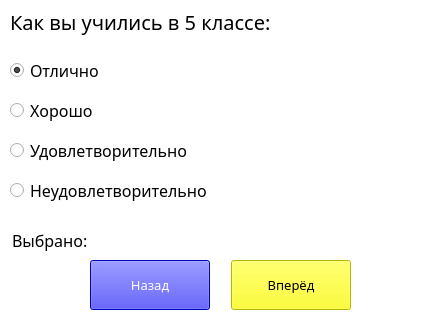
<?xml version="1.0" encoding="UTF-8"?>
<ui version="4.0">
 <class>MainWindow</class>
 <widget class="QMainWindow" name="MainWindow">
  <property name="geometry">
   <rect>
    <x>0</x>
    <y>0</y>
    <width>446</width>
    <height>319</height>
   </rect>
  </property>
  <property name="minimumSize">
   <size>
    <width>446</width>
    <height>319</height>
   </size>
  </property>
  <property name="maximumSize">
   <size>
    <width>446</width>
    <height>319</height>
   </size>
  </property>
  <property name="windowTitle">
   <string>MainWindow</string>
  </property>
  <property name="styleSheet">
   <string notr="true">background-color: rgb(255, 255, 255);</string>
  </property>
  <widget class="QWidget" name="centralwidget">
   <widget class="QLabel" name="label_task">
    <property name="geometry">
     <rect>
      <x>10</x>
      <y>6</y>
      <width>301</width>
      <height>31</height>
     </rect>
    </property>
    <property name="font">
     <font>
      <family>Segoe Print</family>
      <pointsize>15</pointsize>
      <weight>50</weight>
      <italic>false</italic>
      <bold>false</bold>
     </font>
    </property>
    <property name="styleSheet">
     <string notr="true">font: 15pt &quot;Segoe Print&quot;;</string>
    </property>
    <property name="text">
     <string>Как вы учились в 5 классе:</string>
    </property>
   </widget>
   <widget class="QLabel" name="label_img">
    <property name="geometry">
     <rect>
      <x>250</x>
      <y>50</y>
      <width>171</width>
      <height>161</height>
     </rect>
    </property>
    <property name="text">
     <string/>
    </property>
   </widget>
   <widget class="QLabel" name="label_selected">
    <property name="geometry">
     <rect>
      <x>12</x>
      <y>225</y>
      <width>271</width>
      <height>31</height>
     </rect>
    </property>
    <property name="font">
     <font>
      <family>Segoe Print</family>
      <pointsize>12</pointsize>
      <weight>50</weight>
      <italic>false</italic>
      <bold>false</bold>
     </font>
    </property>
    <property name="styleSheet">
     <string notr="true">font: 12pt &quot;Segoe Print&quot;;</string>
    </property>
    <property name="text">
     <string>Выбрано:</string>
    </property>
   </widget>
   <widget class="QPushButton" name="btn_back">
    <property name="geometry">
     <rect>
      <x>90</x>
      <y>260</y>
      <width>120</width>
      <height>50</height>
     </rect>
    </property>
    <property name="font">
     <font>
      <family>Segoe Print</family>
      <pointsize>10</pointsize>
      <weight>50</weight>
      <italic>false</italic>
      <bold>false</bold>
     </font>
    </property>
    <property name="styleSheet">
     <string notr="true">font: 10pt &quot;Segoe Print&quot;;
background-color: rgb(0, 0, 255);
color: rgb(255, 255, 255);</string>
    </property>
    <property name="text">
     <string>Назад</string>
    </property>
   </widget>
   <widget class="QPushButton" name="btn_next">
    <property name="geometry">
     <rect>
      <x>231</x>
      <y>260</y>
      <width>120</width>
      <height>50</height>
     </rect>
    </property>
    <property name="font">
     <font>
      <family>Segoe Print</family>
      <pointsize>10</pointsize>
      <weight>50</weight>
      <italic>false</italic>
      <bold>false</bold>
     </font>
    </property>
    <property name="styleSheet">
     <string notr="true">background-color: rgb(255, 255, 0);
color: rgb(0, 0, 0);
font: 10pt &quot;Segoe Print&quot;;</string>
    </property>
    <property name="text">
     <string>Вперёд</string>
    </property>
   </widget>
   <widget class="QRadioButton" name="radioButton_3">
    <property name="geometry">
     <rect>
      <x>10</x>
      <y>140</y>
      <width>191</width>
      <height>21</height>
     </rect>
    </property>
    <property name="font">
     <font>
      <family>Segoe Print</family>
      <pointsize>12</pointsize>
      <weight>50</weight>
      <italic>false</italic>
      <bold>false</bold>
     </font>
    </property>
    <property name="styleSheet">
     <string notr="true">font: 12pt &quot;Segoe Print&quot;;</string>
    </property>
    <property name="text">
     <string>Удовлетворительно</string>
    </property>
   </widget>
   <widget class="QRadioButton" name="radioButton_1">
    <property name="geometry">
     <rect>
      <x>10</x>
      <y>60</y>
      <width>191</width>
      <height>21</height>
     </rect>
    </property>
    <property name="font">
     <font>
      <family>Segoe Print</family>
      <pointsize>12</pointsize>
      <weight>50</weight>
      <italic>false</italic>
      <bold>false</bold>
     </font>
    </property>
    <property name="styleSheet">
     <string notr="true">font: 12pt &quot;Segoe Print&quot;;
</string>
    </property>
    <property name="text">
     <string>Отлично</string>
    </property>
    <property name="checked">
     <bool>true</bool>
    </property>
   </widget>
   <widget class="QRadioButton" name="radioButton_2">
    <property name="geometry">
     <rect>
      <x>10</x>
      <y>100</y>
      <width>191</width>
      <height>21</height>
     </rect>
    </property>
    <property name="font">
     <font>
      <family>Segoe Print</family>
      <pointsize>12</pointsize>
      <weight>50</weight>
      <italic>false</italic>
      <bold>false</bold>
     </font>
    </property>
    <property name="styleSheet">
     <string notr="true">font: 12pt &quot;Segoe Print&quot;;</string>
    </property>
    <property name="text">
     <string>Хорошо</string>
    </property>
   </widget>
   <widget class="QRadioButton" name="radioButton_4">
    <property name="geometry">
     <rect>
      <x>10</x>
      <y>180</y>
      <width>211</width>
      <height>21</height>
     </rect>
    </property>
    <property name="font">
     <font>
      <family>Segoe Print</family>
      <pointsize>12</pointsize>
      <weight>50</weight>
      <italic>false</italic>
      <bold>false</bold>
     </font>
    </property>
    <property name="styleSheet">
     <string notr="true">font: 12pt &quot;Segoe Print&quot;;</string>
    </property>
    <property name="text">
     <string>Неудовлетворительно</string>
    </property>
   </widget>
  </widget>
 </widget>
 <resources/>
 <connections/>
</ui>
